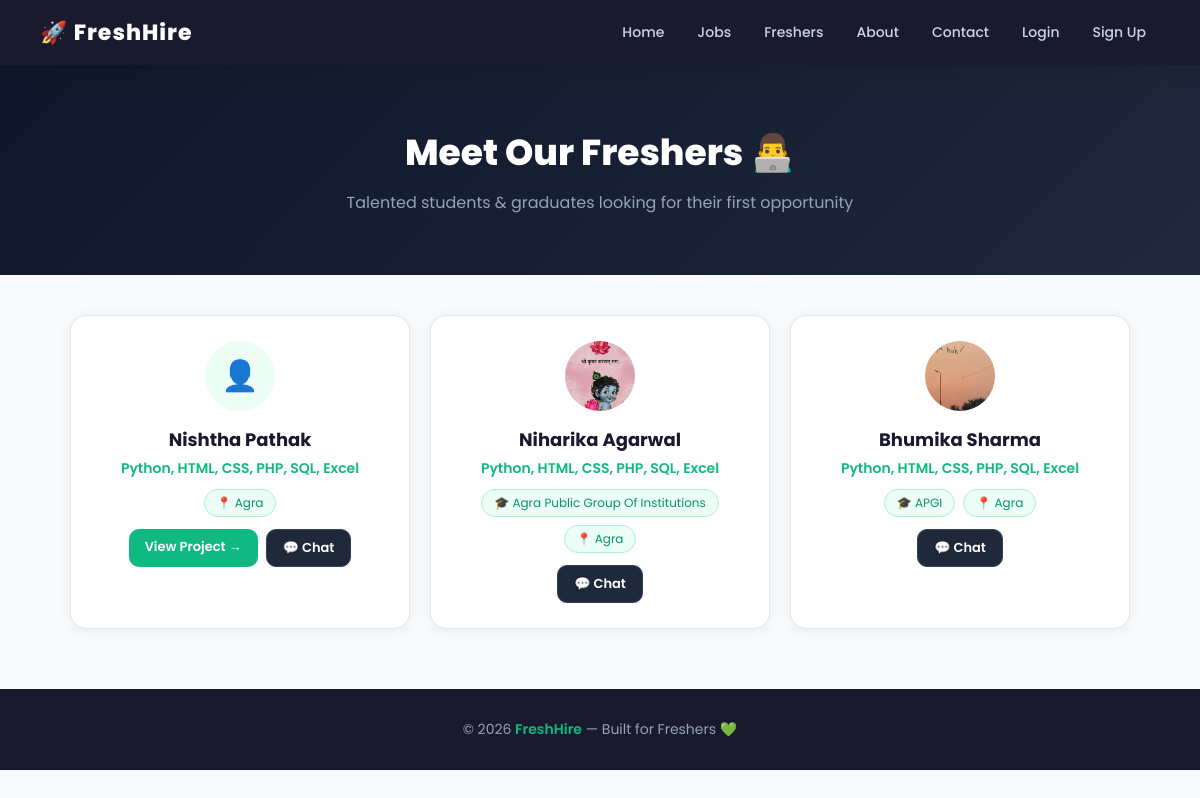
The page /profiles on the database its author committed.
### tables this page shows
CREATE TABLE profiles (
    id            INTEGER PRIMARY KEY AUTOINCREMENT,
    user_id       INTEGER,
    name          TEXT,
    email         TEXT,
    phone         TEXT,
    city          TEXT,
    bio           TEXT,
    college       TEXT,
    degree        TEXT,
    primary_skill TEXT,
    project_title TEXT,
    project_desc  TEXT,
    project_link  TEXT
, resume TEXT, photo TEXT);

### app.py (the view)
@app.route("/profiles")
def profiles():
    conn = get_db()
    all_profiles = conn.execute("SELECT * FROM profiles").fetchall()
    conn.close()
    return render_template("profiles.html", profiles=all_profiles)

### app.py (called while the page is built, shortened)
def get_db():
    conn = sqlite3.connect("freshhire.db")
    conn.row_factory = sqlite3.Row
    return conn

@app.context_processor
def inject_globals():
    notif_count = 0
    return {"notif_count": notif_count}

### templates/profiles.html (shortened to what this page needs)
<!DOCTYPE html>
<html>
<head>
    <link rel="stylesheet" href="/static/style.css">
</head>
<body>
<nav>
    <h2>🚀 FreshHire</h2>
    <div class="nav-links">
        <a href="/">Home</a>
        <a href="/jobs">Jobs</a>
        <a href="/profiles">Freshers</a>
        <a href="/about">About</a>
        <a href="/contact">Contact</a>
        {% if session.get('user_id') %}
            <a href="/bookmarks">🔖 Bookmarks</a>
            <a href="/dashboard">Dashboard</a>
            <span>Hi, {{ session.get('name') }}!</span>
            <a href="/logout">Logout</a>
        {% else %}
            <a href="/login">Login</a>
            <a href="/signup">Sign Up</a>
        {% endif %}
    </div>
</nav>
<div style="background: linear-gradient(135deg, #0f172a, #1e293b); padding:60px 20px; text-align:center; color:white;">
    <h1 style="font-size:36px; font-weight:800; margin-bottom:10px;">Meet Our Freshers 👨‍💻</h1>
    <p style="font-size:16px; color:#94a3b8;">Talented students & graduates looking for their first opportunity</p>
</div>
<div class="container">
    <div class="cards-grid" style="margin-top:30px;">
        {% for p in profiles %}
        <div class="card" style="text-align:center;">
            <div style="width:70px; height:70px; background:#ecfdf5; border-radius:50%; display:flex; align-items:center; justify-content:center; margin:0 auto 15px; font-size:30px;">
                {% if p.photo %}
                <img src="/static/photos/{{ p.photo }}" style="width:70px; height:70px; border-radius:50%; object-fit:cover;">
                {% else %}
                👤
                {% endif %}
            </div>
            <h3 style="font-size:18px; margin-bottom:5px;">{{ p.name }}</h3>
            <p style="color:#10b981; font-weight:600; margin-bottom:10px; font-size:14px;">{{ p.primary_skill }}</p>
            <div style="display:flex; justify-content:center; gap:8px; flex-wrap:wrap; margin-bottom:12px;">
                {% if p.college %}
                <span style="background:#ecfdf5; color:#059669; padding:4px 12px; border-radius:20px; font-size:12px; border:1px solid #a7f3d0;">🎓 {{ p.college }}</span>
                {% endif %}
                {% if p.city %}
                <span style="background:#ecfdf5; color:#059669; padding:4px 12px; border-radius:20px; font-size:12px; border:1px solid #a7f3d0;">📍 {{ p.city }}</span>
                {% endif %}
            </div>
            <div style="display:flex; gap:8px; justify-content:center; flex-wrap:wrap;">
                {% if p.project_link %}
                <a href="{{ p.project_link }}" target="_blank" class="btn" style="font-size:13px; padding:8px 16px;">View Project →</a>
                {% endif %}
                <a href="/chat/{{ p.user_id }}" class="btn" style="font-size:13px; padding:8px 16px; background:#1e293b; border:1px solid #334155;">💬 Chat</a>
            </div>
        </div>
        {% endfor %}
    </div>
</div>
<footer>
    © 2026 <span>FreshHire</span> — Built for Freshers 💚
</footer>
</body>
</html>

### static/style.css (style rules this page uses)
* { margin: 0; padding: 0; box-sizing: border-box; font-family: 'Poppins', sans-serif; }
body { background: #f8fafb; color: #1a1a2e; }
nav { background: #1a1a2e; padding: 15px 40px; display: flex; align-items: center; justify-content: space-between; box-shadow: 0 2px 20px rgba(0,0,0,0.15); position: sticky; top: 0; z-index: 100; }
nav h2 { color: white; font-size: 22px; font-weight: 800; letter-spacing: 1px; }
.nav-links { display: flex; align-items: center; gap: 5px; }
nav a { color: #cbd5e1; text-decoration: none; padding: 7px 14px; border-radius: 8px; font-size: 14px; font-weight: 500; transition: all 0.2s; }
.container { max-width: 1100px; margin: 40px auto; padding: 0 20px; }
.cards-grid { display: grid; grid-template-columns: repeat(auto-fill, minmax(300px, 1fr)); gap: 20px; }
.card { background: white; border-radius: 16px; padding: 25px; box-shadow: 0 2px 15px rgba(0,0,0,0.06); border: 1px solid #e2e8f0; transition: transform 0.2s, box-shadow 0.2s; }
.card h3 { font-size: 17px; color: #1a1a2e; margin-bottom: 12px; font-weight: 700; }
.card p { font-size: 14px; color: #64748b; margin-bottom: 8px; }
.btn { display: inline-block; padding: 10px 22px; background: #10b981; color: white; border-radius: 10px; text-decoration: none; font-size: 14px; font-weight: 600; transition: all 0.2s; border: none; cursor: pointer; font-family: 'Poppins', sans-serif; }
footer { text-align: center; padding: 30px; background: #1a1a2e; color: #94a3b8; margin-top: 60px; font-size: 14px; }
footer span { color: #10b981; font-weight: 600; }

### rows shown on the page
profiles: name "Nishtha Pathak", primary_skill "Python, HTML, CSS, PHP, SQL, Excel", city "Agra"
profiles: photo (picture), name "Niharika Agarwal", primary_skill "Python, HTML, CSS, PHP, SQL, Excel", college "Agra Public Group Of Institutions", city "Agra"
profiles: photo (picture), name "Bhumika Sharma", primary_skill "Python, HTML, CSS, PHP, SQL, Excel", college "APGI", city "Agra"
